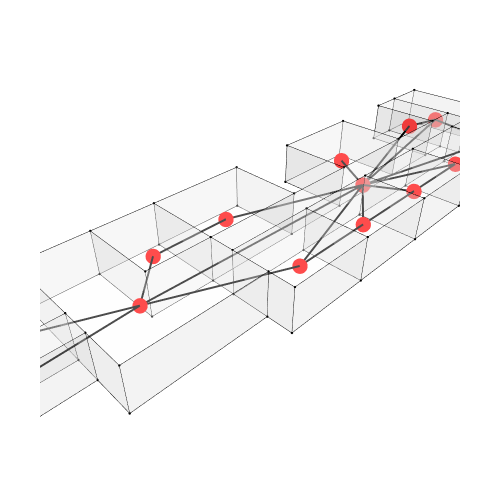

Notebook source saved alongside this figure:
### Markdown cell above
## Show Geometry and Graph

### Code cell
Topology.Show(cc, g1,
              vertexSizeKey="size",
              vertexColorKey="color",
              edgeWidthKey="width",
              edgeColorKey="color",
              faceOpacity=0.3,
              backgroundColor="white",
              width=500,
              height=500,
              renderer=renderer)

### Figure 1 — Plotly figure (JSON) as saved in the notebook; plotly's stock layout.template omitted (floating-point values rounded to 4 significant figures; data arrays with more than 128 entries replaced by an {"elided": "..."} marker saying what was removed)
{"data": [{"customdata": ["", "", "", "", "", "", "", "", "", "", "", "", "", "", "", "", "", "", "", "", "", "", "", "", "", "", "", "", "", "", "", "", "", "", "", "", "", "", "", "", "", "", "", "", "", "", "", "", "", "", "", "", "", "", "", "", "", "", "", "", "", "", "", "", "", "", "", "", "", "", "", "", "", "", "", "", "", "", "", "", "", "", "", "", "", "", "", "", "", ""], "hoverinfo": "text", "hovertemplate": ["Click ", "Click ", "Click ", "Click ", "Click ", "Click ", "Click ", "Click ", "Click ", "Click ", "Click ", "Click ", "Click ", "Click ", "Click ", "Click ", "Click ", "Click ", "Click ", "Click ", "Click ", "Click ", "Click ", "Click ", "Click ", "Click ", "Click ", "Click ", "Click ", "Click ", "Click ", "Click ", "Click ", "Click ", "Click ", "Click ", "Click ", "Click ", "Click ", "Click ", "Click ", "Click ", "Click ", "Click ", "Click ", "Click ", "Click ", "Click ", "Click ", "Click ", "Click ", "Click ", "Click ", "Click ", "Click ", "Click ", "Click ", "Click ", "Click ", "Click ", "Click ", "Click ", "Click ", "Click ", "Click ", "Click ", "Click ", "Click ", "Click ", "Click ", "Click ", "Click ", "Click ", "Click ", "Click ", "Click ", "Click ", "Click ", "Click ", "Click ", "Click ", "Click ", "Click ", "Click ", "Click ", "Click ", "Click ", "Click ", "Click ", "Click "], "hovertext": ["", "", "", "", "", "", "", "", "", "", "", "", "", "", "", "", "", "", "", "", "", "", "", "", "", "", "", "", "", "", "", "", "", "", "", "", "", "", "", "", "", "", "", "", "", "", "", "", "", "", "", "", "", "", "", "", "", "", "", "", "", "", "", "", "", "", "", "", "", "", "", "", "", "", "", "", "", "", "", "", "", "", "", "", "", "", "", "", "", ""], "legendgroup": "1", "legendrank": 1, "marker": {"color": ["#000000", "#000000", "#000000", "#000000", "#000000", "#000000", "#000000", "#000000", "#000000", "#000000", "#000000", "#000000", "#000000", "#000000", "#000000", "#000000", "#000000", "#000000", "#000000", "#000000", "#000000", "#000000", "#000000", "#000000", "#000000", "#000000", "#000000", "#000000", "#000000", "#000000", "#000000", "#000000", "#000000", "#000000", "#000000", "#000000", "#000000", "#000000", "#000000", "#000000", "#000000", "#000000", "#000000", "#000000", "#000000", "#000000", "#000000", "#000000", "#000000", "#000000", "#000000", "#000000", "#000000", "#000000", "#000000", "#000000", "#000000", "#000000", "#000000", "#000000", "#000000", "#000000", "#000000", "#000000", "#000000", "#000000", "#000000", "#000000", "#000000", "#000000", "#000000", "#000000", "#000000", "#000000", "#000000", "#000000", "#000000", "#000000", "#000000", "#000000", "#000000", "#000000", "#000000", "#000000", "#000000", "#000000", "#000000", "#000000", "#000000", "#000000"], "line": {"width": 0}, "opacity": 1, "size": [2.8, 2.8, 2.8, 2.8, 2.8, 2.8, 2.8, 2.8, 2.8, 2.8, 2.8, 2.8, 2.8, 2.8, 2.8, 2.8, 2.8, 2.8, 2.8, 2.8, 2.8, 2.8, 2.8, 2.8, 2.8, 2.8, 2.8, 2.8, 2.8, 2.8, 2.8, 2.8, 2.8, 2.8, 2.8, 2.8, 2.8, 2.8, 2.8, 2.8, 2.8, 2.8, 2.8, 2.8, 2.8, 2.8, 2.8, 2.8, 2.8, 2.8, 2.8, 2.8, 2.8, 2.8, 2.8, 2.8, 2.8, 2.8, 2.8, 2.8, 2.8, 2.8, 2.8, 2.8, 2.8, 2.8, 2.8, 2.8, 2.8, 2.8, 2.8, 2.8, 2.8, 2.8, 2.8, 2.8, 2.8, 2.8, 2.8, 2.8, 2.8, 2.8, 2.8, 2.8, 2.8, 2.8, 2.8, 2.8, 2.8, 2.8], "sizemode": "diameter", "symbol": "circle"}, "mode": "markers", "name": "1: Untitled (Vertices)", "showlegend": false, "text": ["", "", "", "", "", "", "", "", "", "", "", "", "", "", "", "", "", "", "", "", "", "", "", "", "", "", "", "", "", "", "", "", "", "", "", "", "", "", "", "", "", "", "", "", "", "", "", "", "", "", "", "", "", "", "", "", "", "", "", "", "", "", "", "", "", "", "", "", "", "", "", "", "", "", "", "", "", "", "", "", "", "", "", "", "", "", "", "", "", ""], "type": "scatter3d", "x": [30, 20, 30, 30, 25, 25, 20, 20, 20, 30, 20, 30, 30, 25, 25, 20, 20, 20, 30, 37, 37, 30, 37, 37, 44, 51, 58, 61, 61, 58, 52, 44, 38, 44, 51, 58, 61, 61, 58, 52, 44, 38, 30, 30, 12, 12, 12, 12, 8, 4, 4, 12, 8, 4, 4, 12, 44, 44, 51, 51, 58, 58, 65, 65, 65, 65, 65, 61, 65, 61, 58, 58, 52, 44, 52, 44, 38, 38, 8, 8, 4, 4, 0, 0, 0, 0, 4, 12, 4, 12], "y": [-3, -3, 0, 2, 2, 8, 8, 2, 0, -3, -3, 0, 2, 2, 8, 8, 2, 0, -5, -5, 0, -5, -5, 0, 0, 0, 0, 0, 2, 2, 2, 2, 2, 0, 0, 0, 0, 2, 2, 2, 2, 2, 8, 8, 8, 2, 8, 2, 2, 2, 0, 0, 2, 2, 0, 0, -5, -5, -5, -5, -5, -5, -5, 0, -5, 0, 8, 8, 8, 8, 8, 8, 8, 8, 8, 8, 8, 8, 8, 8, 8, 8, 8, 0, 8, 0, -6, -6, -6, -6], "z": [0, 0, 0, 0, 0, 0, 0, 0, 0, 3.5, 3.5, 3.5, 3.5, 3.5, 3.5, 3.5, 3.5, 3.5, 0, 0, 0, 3.5, 3.5, 3.5, 0, 0, 0, 0, 0, 0, 0, 0, 0, 3.5, 3.5, 3.5, 3.5, 3.5, 3.5, 3.5, 3.5, 3.5, 0, 3.5, 0, 0, 3.5, 3.5, 0, 0, 0, 0, 3.5, 3.5, 3.5, 3.5, 0, 3.5, 0, 3.5, 0, 3.5, 0, 0, 3.5, 3.5, 0, 0, 3.5, 3.5, 0, 3.5, 0, 0, 3.5, 3.5, 0, 3.5, 0, 3.5, 0, 3.5, 0, 0, 3.5, 3.5, 0, 0, 3.5, 3.5]}, {"hoverinfo": "text", "hovertext": [], "legendgroup": "2", "legendrank": 2, "line": {"color": "#000000", "dash": "solid", "width": 1}, "marker": {"color": "#000000", "size": 0.25, "symbol": "circle"}, "mode": "markers+lines", "name": "1: Untitled (Edges)", "showlegend": false, "text": [], "type": "scatter3d", "x": {"elided": "507 int values"}, "y": {"elided": "507 int values"}, "z": {"elided": "507 float values"}}, {"cmax": 1, "cmin": 0, "color": "#FAFAFA", "colorscale": [[0, "#440154"], [0.1111, "#482878"], [0.2222, "#3e4989"], [0.3333, "#31688e"], [0.4444, "#26828e"], [0.5556, "#1f9e89"], [0.6667, "#35b779"], [0.7778, "#6ece58"], [0.8889, "#b5de2b"], [1, "#fde725"]], "flatshading": true, "hoverinfo": "text", "hovertext": "", "i": {"elided": "236 int values"}, "j": {"elided": "236 int values"}, "k": {"elided": "236 int values"}, "legendgroup": "3", "legendrank": 3, "lighting": {"facenormalsepsilon": 0}, "name": "1: Untitled (Faces)", "opacity": 0.3, "showlegend": false, "showscale": false, "text": "", "type": "mesh3d", "x": [25, 30, 20, 30, 30, 20, 20, 20, 25, 30, 20, 30, 30, 25, 25, 20, 20, 20, 37, 37, 30, 30, 37, 37, 58, 61, 61, 58, 52, 51, 44, 44, 38, 44, 51, 58, 61, 61, 58, 52, 44, 38, 30, 30, 12, 12, 12, 12, 12, 8, 4, 4, 8, 4, 4, 12, 44, 44, 51, 51, 58, 58, 65, 65, 65, 65, 65, 61, 65, 61, 58, 58, 44, 52, 52, 44, 38, 38, 8, 8, 4, 4, 0, 0, 0, 0, 12, 4, 4, 12], "y": [2, -3, -3, 2, 0, 0, 2, 8, 8, -3, -3, 0, 2, 2, 8, 8, 2, 0, 0, -5, -5, -5, -5, 0, 2, 2, 0, 0, 2, 0, 2, 0, 2, 0, 0, 0, 0, 2, 2, 2, 2, 2, 8, 8, 8, 2, 8, 2, 0, 2, 0, 2, 2, 2, 0, 0, -5, -5, -5, -5, -5, -5, -5, 0, -5, 0, 8, 8, 8, 8, 8, 8, 8, 8, 8, 8, 8, 8, 8, 8, 8, 8, 0, 8, 8, 0, -6, -6, -6, -6], "z": [0, 0, 0, 0, 0, 0, 0, 0, 0, 3.5, 3.5, 3.5, 3.5, 3.5, 3.5, 3.5, 3.5, 3.5, 0, 0, 0, 3.5, 3.5, 3.5, 0, 0, 0, 0, 0, 0, 0, 0, 0, 3.5, 3.5, 3.5, 3.5, 3.5, 3.5, 3.5, 3.5, 3.5, 0, 3.5, 0, 0, 3.5, 3.5, 0, 0, 0, 0, 3.5, 3.5, 3.5, 3.5, 0, 3.5, 0, 3.5, 0, 3.5, 0, 0, 3.5, 3.5, 0, 0, 3.5, 3.5, 0, 3.5, 0, 0, 3.5, 3.5, 0, 3.5, 0, 3.5, 0, 3.5, 0, 0, 3.5, 3.5, 0, 0, 3.5, 3.5]}, {"hoverinfo": "text", "hovertext": [], "legendgroup": "6", "legendrank": 6, "line": {"color": "#000000", "dash": "solid", "width": 4}, "marker": {"color": "#000000", "size": 1, "symbol": "circle"}, "mode": "markers+lines", "name": "2: Untitled Graph (Edges)", "showlegend": false, "text": [], "type": "scatter3d", "x": [24.06, 45.5, null, 24.06, 27.5, null, 24.06, 12, null, 24.06, 33.5, null, 24.06, 16, null, 45.5, 40.5, null, 33.5, 40.5, null, 40.5, 47.5, null, 45.5, 59.5, null, 63, 59.5, null, 45.5, 63, null, 61.5, 63, null, 6, 2, null, 12, 6, null, 10, 6, null, 45.5, 47.5, null, 47.5, 54.5, null, 27.5, 34, null, 33.5, 45.5, null, 16, 12, null, 16, 10, null, 45.5, 48, null, 45.5, 54.5, null, 45.5, 61.5, null, 45.5, 34, null, 12, 10, null, 12, 2, null, 54.5, 61.5, null, 12, 8, null], "y": [1.562, 1, null, 1.562, 5, null, 1.562, 1, null, 1.562, -2.5, null, 1.562, 5, null, 1, -2.5, null, -2.5, -2.5, null, -2.5, -2.5, null, 1, 5, null, 4, 5, null, 1, 4, null, -2.5, 4, null, 5, 4, null, 1, 5, null, 5, 5, null, 1, -2.5, null, -2.5, -2.5, null, 5, 5, null, -2.5, 1, null, 5, 1, null, 5, 5, null, 1, 5, null, 1, -2.5, null, 1, -2.5, null, 1, 5, null, 1, 5, null, 1, 4, null, -2.5, -2.5, null, 1, -3, null], "z": [1.75, 1.75, null, 1.75, 1.75, null, 1.75, 1.75, null, 1.75, 1.75, null, 1.75, 1.75, null, 1.75, 1.75, null, 1.75, 1.75, null, 1.75, 1.75, null, 1.75, 1.75, null, 1.75, 1.75, null, 1.75, 1.75, null, 1.75, 1.75, null, 1.75, 1.75, null, 1.75, 1.75, null, 1.75, 1.75, null, 1.75, 1.75, null, 1.75, 1.75, null, 1.75, 1.75, null, 1.75, 1.75, null, 1.75, 1.75, null, 1.75, 1.75, null, 1.75, 1.75, null, 1.75, 1.75, null, 1.75, 1.75, null, 1.75, 1.75, null, 1.75, 1.75, null, 1.75, 1.75, null, 1.75, 1.75, null, 1.75, 1.75, null]}, {"customdata": ["", "", "", "", "", "", "", "", "", "", "", "", "", "", "", "", "", ""], "hoverinfo": "text", "hovertemplate": ["Click ", "Click ", "Click ", "Click ", "Click ", "Click ", "Click ", "Click ", "Click ", "Click ", "Click ", "Click ", "Click ", "Click ", "Click ", "Click ", "Click ", "Click "], "hovertext": ["", "", "", "", "", "", "", "", "", "", "", "", "", "", "", "", "", ""], "legendgroup": "5", "legendrank": 5, "marker": {"color": ["#FF0000", "#FF0000", "#FF0000", "#FF0000", "#FF0000", "#FF0000", "#FF0000", "#FF0000", "#FF0000", "#FF0000", "#FF0000", "#FF0000", "#FF0000", "#FF0000", "#FF0000", "#FF0000", "#FF0000", "#FF0000"], "line": {"width": 0}, "opacity": 1, "size": [18, 18, 18, 18, 18, 18, 18, 18, 18, 18, 18, 18, 18, 18, 18, 18, 18, 18], "sizemode": "diameter", "symbol": "circle"}, "mode": "markers", "name": "2: Untitled Graph (Vertices)", "showlegend": false, "text": ["", "", "", "", "", "", "", "", "", "", "", "", "", "", "", "", "", ""], "type": "scatter3d", "x": [24.06, 40.5, 59.5, 63, 6, 47.5, 27.5, 33.5, 16, 48, 45.5, 10, 2, 61.5, 8, 12, 54.5, 34], "y": [1.562, -2.5, 5, 4, 5, -2.5, 5, -2.5, 5, 5, 1, 5, 4, -2.5, -3, 1, -2.5, 5], "z": [1.75, 1.75, 1.75, 1.75, 1.75, 1.75, 1.75, 1.75, 1.75, 1.75, 1.75, 1.75, 1.75, 1.75, 1.75, 1.75, 1.75, 1.75]}], "layout": {"autosize": true, "height": 500, "margin": {"b": 40, "l": 40, "r": 40, "t": 40}, "paper_bgcolor": "#FFFFFF", "plot_bgcolor": "#FFFFFF", "scene": {"aspectmode": "data", "camera": {"center": {"x": 0, "y": 0, "z": 0}, "eye": {"x": -1.25, "y": -1.25, "z": 1.25}, "projection": {"type": "perspective"}, "up": {"x": 0, "y": 0, "z": 1}}, "xaxis": {"visible": false}, "yaxis": {"visible": false}, "zaxis": {"visible": false}}, "showlegend": true, "width": 500, "xaxis": {"showgrid": false, "visible": false, "zeroline": false}, "yaxis": {"showgrid": false, "visible": false, "zeroline": false}}}
